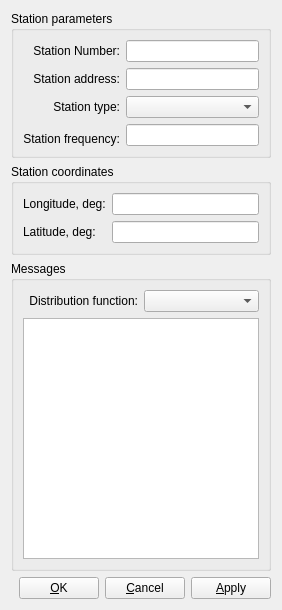
<?xml version="1.0" encoding="UTF-8"?>
<ui version="4.0">
 <class>meteor_radio_station_form</class>
 <widget class="QWidget" name="meteor_radio_station_form">
  <property name="geometry">
   <rect>
    <x>0</x>
    <y>0</y>
    <width>282</width>
    <height>610</height>
   </rect>
  </property>
  <property name="windowTitle">
   <string>Form</string>
  </property>
  <layout class="QGridLayout" name="gridLayout_4">
   <item row="0" column="0">
    <widget class="QGroupBox" name="gbAddr">
     <property name="title">
      <string>Station parameters</string>
     </property>
     <layout class="QGridLayout" name="gridLayout">
      <item row="0" column="0">
       <widget class="QLabel" name="lStationNumber">
        <property name="text">
         <string>&lt;html&gt;&lt;head/&gt;&lt;body&gt;&lt;p&gt;Station Number:&lt;/p&gt;&lt;/body&gt;&lt;/html&gt;</string>
        </property>
        <property name="alignment">
         <set>Qt::AlignRight|Qt::AlignTrailing|Qt::AlignVCenter</set>
        </property>
       </widget>
      </item>
      <item row="0" column="1">
       <widget class="QLineEdit" name="lEStationNumber"/>
      </item>
      <item row="1" column="0">
       <widget class="QLabel" name="lStationAddr">
        <property name="text">
         <string>&lt;html&gt;&lt;head/&gt;&lt;body&gt;&lt;p&gt;Station address:&lt;/p&gt;&lt;/body&gt;&lt;/html&gt;</string>
        </property>
        <property name="alignment">
         <set>Qt::AlignRight|Qt::AlignTrailing|Qt::AlignVCenter</set>
        </property>
       </widget>
      </item>
      <item row="1" column="1">
       <widget class="QLineEdit" name="lEStationAddress"/>
      </item>
      <item row="2" column="0">
       <widget class="QLabel" name="lStationType">
        <property name="text">
         <string>&lt;html&gt;&lt;head/&gt;&lt;body&gt;&lt;p&gt;Station type:&lt;/p&gt;&lt;/body&gt;&lt;/html&gt;</string>
        </property>
        <property name="alignment">
         <set>Qt::AlignRight|Qt::AlignTrailing|Qt::AlignVCenter</set>
        </property>
       </widget>
      </item>
      <item row="2" column="1">
       <widget class="QComboBox" name="cbStationType"/>
      </item>
      <item row="3" column="1" rowspan="2">
       <widget class="QLineEdit" name="lEStationFrequency"/>
      </item>
      <item row="4" column="0">
       <widget class="QLabel" name="lStationFreq">
        <property name="text">
         <string>&lt;html&gt;&lt;head/&gt;&lt;body&gt;&lt;p&gt;Station frequency:&lt;/p&gt;&lt;/body&gt;&lt;/html&gt;</string>
        </property>
        <property name="alignment">
         <set>Qt::AlignRight|Qt::AlignTrailing|Qt::AlignVCenter</set>
        </property>
       </widget>
      </item>
     </layout>
    </widget>
   </item>
   <item row="1" column="0">
    <widget class="QGroupBox" name="gbCoords">
     <property name="title">
      <string>Station coordinates</string>
     </property>
     <layout class="QGridLayout" name="gridLayout_2">
      <item row="0" column="0">
       <widget class="QLabel" name="lStationLongitude">
        <property name="text">
         <string>&lt;html&gt;&lt;head/&gt;&lt;body&gt;&lt;p&gt;Longitude, deg:&lt;/p&gt;&lt;/body&gt;&lt;/html&gt;</string>
        </property>
       </widget>
      </item>
      <item row="0" column="1">
       <widget class="QLineEdit" name="lELongitude"/>
      </item>
      <item row="1" column="0">
       <widget class="QLabel" name="lStationLatitude">
        <property name="text">
         <string>&lt;html&gt;&lt;head/&gt;&lt;body&gt;&lt;p&gt;Latitude, deg:&lt;/p&gt;&lt;/body&gt;&lt;/html&gt;</string>
        </property>
       </widget>
      </item>
      <item row="1" column="1">
       <widget class="QLineEdit" name="lELatitude"/>
      </item>
     </layout>
    </widget>
   </item>
   <item row="2" column="0">
    <widget class="QGroupBox" name="gbMessages">
     <property name="title">
      <string>Messages</string>
     </property>
     <layout class="QGridLayout" name="gridLayout_3">
      <item row="0" column="0">
       <widget class="QLabel" name="lMessDistrib">
        <property name="text">
         <string>&lt;html&gt;&lt;head/&gt;&lt;body&gt;&lt;p&gt;Distribution function:&lt;/p&gt;&lt;/body&gt;&lt;/html&gt;</string>
        </property>
        <property name="alignment">
         <set>Qt::AlignRight|Qt::AlignTrailing|Qt::AlignVCenter</set>
        </property>
       </widget>
      </item>
      <item row="0" column="1">
       <widget class="QComboBox" name="cbDistribFunc"/>
      </item>
      <item row="1" column="0" colspan="2">
       <widget class="QTreeView" name="tvParameters"/>
      </item>
     </layout>
    </widget>
   </item>
   <item row="3" column="0">
    <layout class="QHBoxLayout" name="horizontalLayout">
     <item>
      <spacer name="horizontalSpacer">
       <property name="orientation">
        <enum>Qt::Horizontal</enum>
       </property>
       <property name="sizeHint" stdset="0">
        <size>
         <width>40</width>
         <height>20</height>
        </size>
       </property>
      </spacer>
     </item>
     <item>
      <widget class="QPushButton" name="pbOk">
       <property name="text">
        <string>&amp;OK</string>
       </property>
      </widget>
     </item>
     <item>
      <widget class="QPushButton" name="pbCancel">
       <property name="text">
        <string>&amp;Cancel</string>
       </property>
      </widget>
     </item>
     <item>
      <widget class="QPushButton" name="pbApply">
       <property name="text">
        <string>&amp;Apply</string>
       </property>
      </widget>
     </item>
    </layout>
   </item>
  </layout>
 </widget>
 <resources/>
 <connections/>
</ui>
